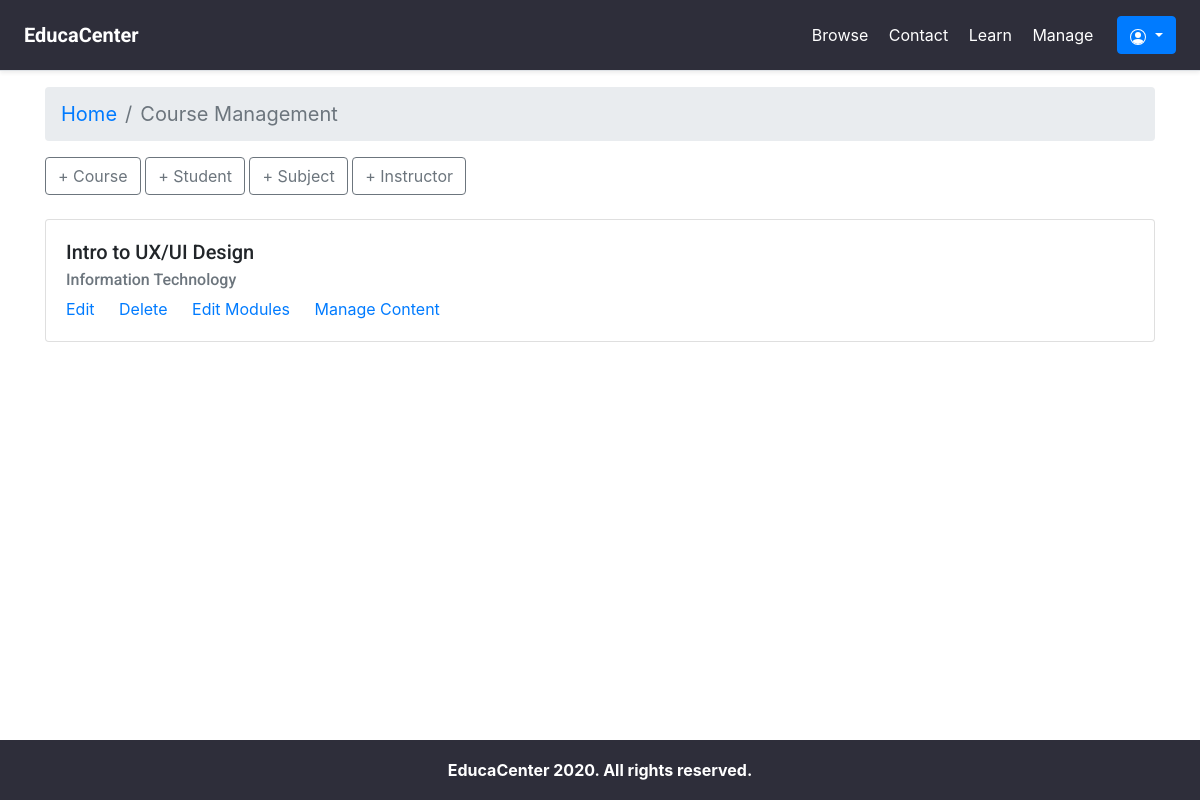
The page /courses/mine/ (signed in) on the database as committed earlier.
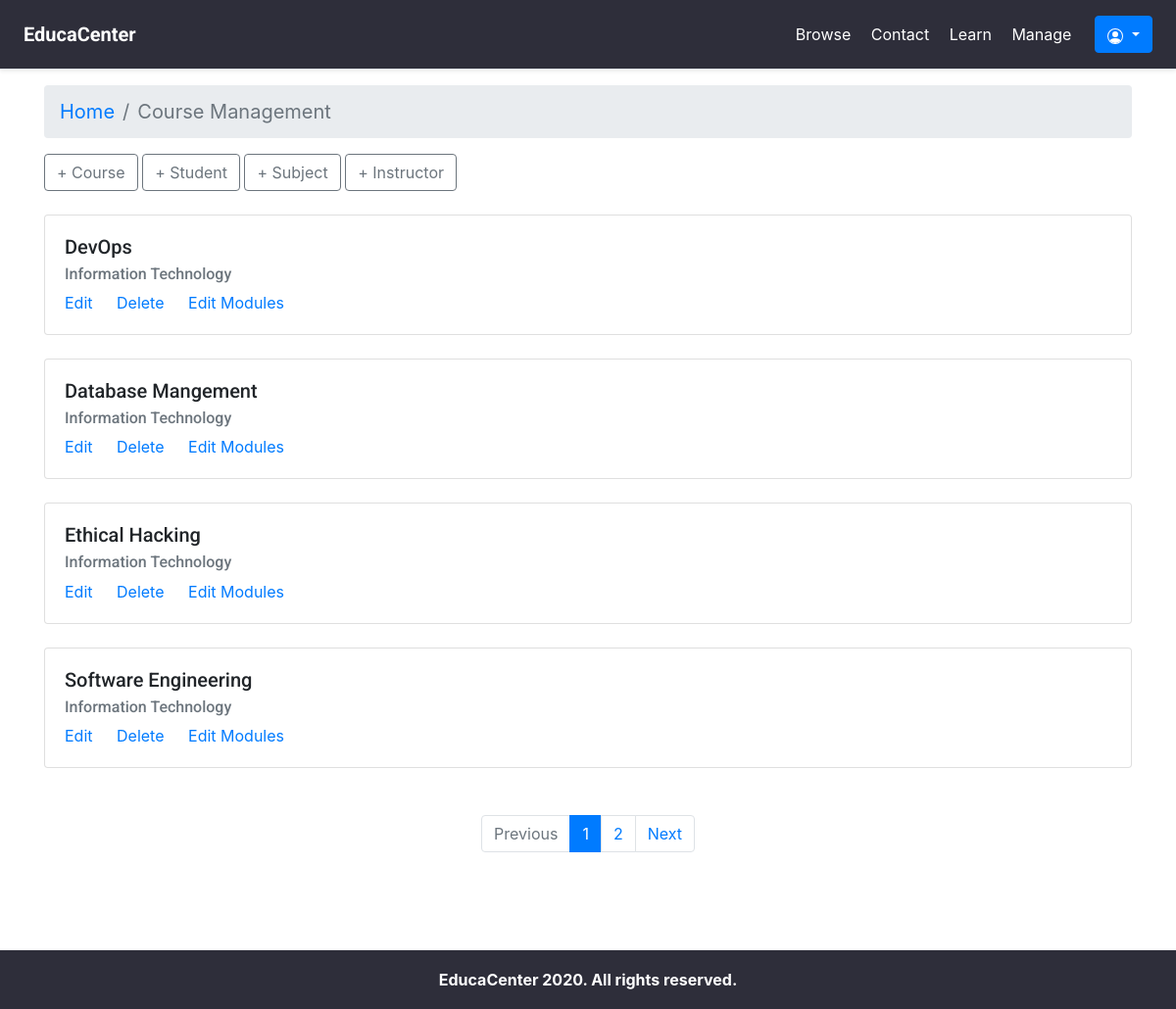
The same page on the database as committed later.
### courses/models.py (models this page shows, shortened)
class Course(models.Model):
    owner = models.ForeignKey(User,related_name='courses_created',
                            on_delete=models.CASCADE)
    subject = models.ForeignKey(Subject,
                            related_name='courses',
                            on_delete=models.CASCADE)
    title = models.CharField(max_length=200)
    slug = models.SlugField(max_length=200, unique=True)
    instructor = models.ForeignKey(Instructor,
                            related_name='instructor',
                            on_delete=models.CASCADE,
                            blank=True)
    overview = models.TextField()
    image = models.FileField(upload_to="course_poster")
    created = models.DateTimeField(auto_now_add=True)
    students = models.ManyToManyField(User,
                                    related_name='courses_joined',
                                    blank=True)
    class Meta:
        ordering = ['-created']

class Subject(models.Model):
    title = models.CharField(max_length=200)
    slug = models.SlugField(max_length=200, unique=True)
    class Meta:
        ordering = ['title']
    def __str__(self):
        return self.title

### courses/views.py (the view)
        class WrappedClass(UserPassesTestMixin, wrapped):
            def test_func(self):
                return self.request.user.is_superuser

### courses/views.py (called while the page is built)
def superuser_required():
    def wrapper(wrapped):
        class WrappedClass(UserPassesTestMixin, wrapped):
            def test_func(self):
                return self.request.user.is_superuser
        return WrappedClass
    return wrapper

    def get_queryset(self):
        qs = super(OwnerMixin, self).get_queryset()
        return qs.filter(owner=self.request.user)

### courses/templates/courses/manage/course/list.html (shortened to what this page needs)
{% extends "base.html" %}
{% block content %}
<nav aria-label="breadcrumb">
  <ol class="breadcrumb"  style="font-size: 20px;">
    <li class="breadcrumb-item"><a href="{% url "course_list" %}">Home</a></li>
    <li class="breadcrumb-item active" aria-current="page">Course Management</li>
  </ol>
</nav>
<a href="{% url 'course_create' %}" class="btn btn-outline-secondary">+ Course</a>
<a href="{% url 'student_registration' %}" class="btn btn-outline-secondary">+ Student</a>
<a href="{% url 'subject_create' %}" class="btn btn-outline-secondary">+ Subject</a>
<a href="{% url 'instructor_create' %}" class="btn btn-outline-secondary">+ Instructor</a>
<br><br>
{% for course in object_list %}
<div class="card">
  <div class="card-body">
    <h5 class="card-title">{{ course.title }}</h5>
    <h6 class="card-subtitle mb-2 text-muted">{{ course.subject }}</h6>
    <a href="{% url "course_edit" course.id %}" class="card-link">Edit</a>
    <a href="{% url "course_delete" course.id %}" class="card-link">Delete</a>
    <a href="{% url "course_module_update" course.id %}" class="card-link">Edit Modules</a>
    {% if course.modules.count > 0 %}
    <a href="{% url "module_content_list" course.modules.first.id %}" class="card-link">Manage Content</a>
    {% endif %}
  </div>
</div>
<br>
{% empty %}
    <p>You haven't created any courses yet.</p>
    {% endfor %}
  <br>
  <div class="container">
  <div class="row justify-content-center">
  <nav aria-label="Page navigation example" style="justify-content: center;">
  {% if is_paginated %}
  <ul class="pagination justify-content-end">
  {% if page_obj.has_previous %}
  <li class="page-item">
      <a class="page-link" href="?page={{ page_obj.previous_page_number }}" tabindex="-1">Previous</a>
    </li>
  {% else %}
    <li class="page-item disabled">
      <a class="page-link" href="#" tabindex="-1">Previous</a>
    </li>
  {% endif %}
  {% for i in paginator.page_range %}
  {% if page_obj.number == i %}
    <li class="page-item active" style="z-index: 0;">
      <a class="page-link" href="#">{{ i }} <span class="sr-only">(current)</span></a>
    </li>
  {% else %}
    <li class="page-item"><a class="page-link" href="?page={{ i }}">{{ i }}</a></li>
  {% endif %}
  {% endfor %}
  {% if page_obj.has_next %}
    <li class="page-item">
      <a class="page-link" href="?page={{ page_obj.next_page_number }}">Next</a>
    </li>
    {% else %}
    <li class="page-item disabled">
      <a class="page-link" href="#">Next</a>
    </li>
    {% endif %}
  </ul>
{% endif %}
</nav>
</div>
</div>
<br>
{% endblock %}

Rows that differ between the two databases and show on the page:
no longer on this page (row edited): Course: title "Intro to UX/UI Design", subject "Information Technology", shows "Manage Content"
added Course: title "DevOps", subject "Information Technology"
added Course: title "Database Mangement", subject "Information Technology"
added Course: title "Ethical Hacking", subject "Information Technology"
added Course: title "Software Engineering", subject "Information Technology"
Other text that changed with them:
text now shown: "Previous Next"
new list line: "1"
new list line: "2"
